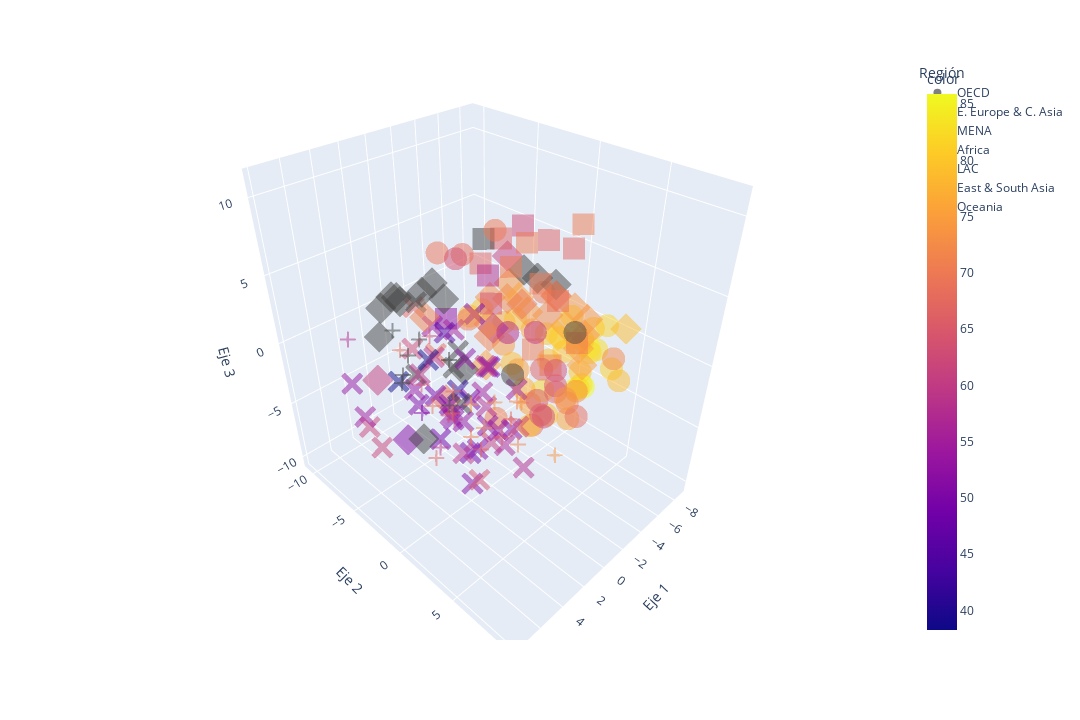

This figure's notebook cell:
### Code cell
mds3d = MDS(n_components=3,n_init=10,verbose=True)

manifold3d = Pipeline(
    [
        ('Imputer',imputer),
        ('Manifold',mds3d)
    ]
)
man3d_df = pd.DataFrame(data=manifold3d.fit_transform(X.select_dtypes(np.number)))
man3d_df['Region'] = X['Regions used for the SDG Index & Dashboard'].to_numpy()
#px.scatter_3d(man3d_df,x=0,y=1,z=2,color='Region')
print(man3d_df)
px.scatter_3d(
    man3d_df,
    x = 0,
    y = 1,
    z = 2,
    color = Y.join(X,how='right')['2021 SDG Index Score'],
    symbol = 'Region',
    width = 1080,
    height = 720,
    opacity = 0.5,
    labels = {
        "0": "Eje 1",
        "1": "Eje 2",
        "2": "Eje 3",
        "Region": "Región",
    },
)
